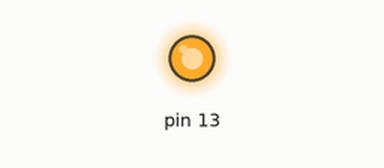
This sketch was run on a simulated Arduino Uno, built with avr-gcc and run on an emulated ATmega328P. On the bench: output pins drawn as LEDs (lit = HIGH).

Above: at 1.4 s.
At 3.9 s:
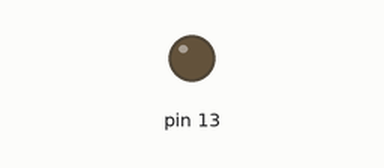
Timing chart, 0 to 7.0 s (numbered marks = the images above):
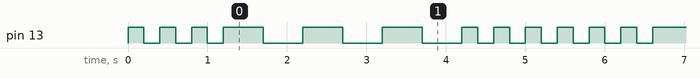

Measured:
- by itself, pin 13: repeats every 5.4 s: 2 × (LOW 0.20 s, HIGH 0.20 s), LOW 0.20 s, 3 × (HIGH 0.50 s, LOW 0.50 s), 3 × (HIGH 0.20 s, LOW 0.20 s), HIGH 0.20 s
- by itself, everything shown: repeats every 5.4 s, in 18 steps

The sketch:

SOS_Igor_i_Tolyan.ino
```cpp
void setup() {
  pinMode(13, OUTPUT);
}
void dot() {
  digitalWrite(13, HIGH);
  delay(200);
  digitalWrite(13, LOW);
  delay(200);
}

void dash() {
  digitalWrite(13, HIGH);
  delay(500);
  digitalWrite(13, LOW);
  delay(500);
}

void loop() {
  for(int i = 0; i < 3; i++) {
    dot();
  }
  for(int i = 0; i < 3; i++) {
    dash();
  }
  for(int i = 0; i < 3; i++) {
    dot();
  }
}
```
